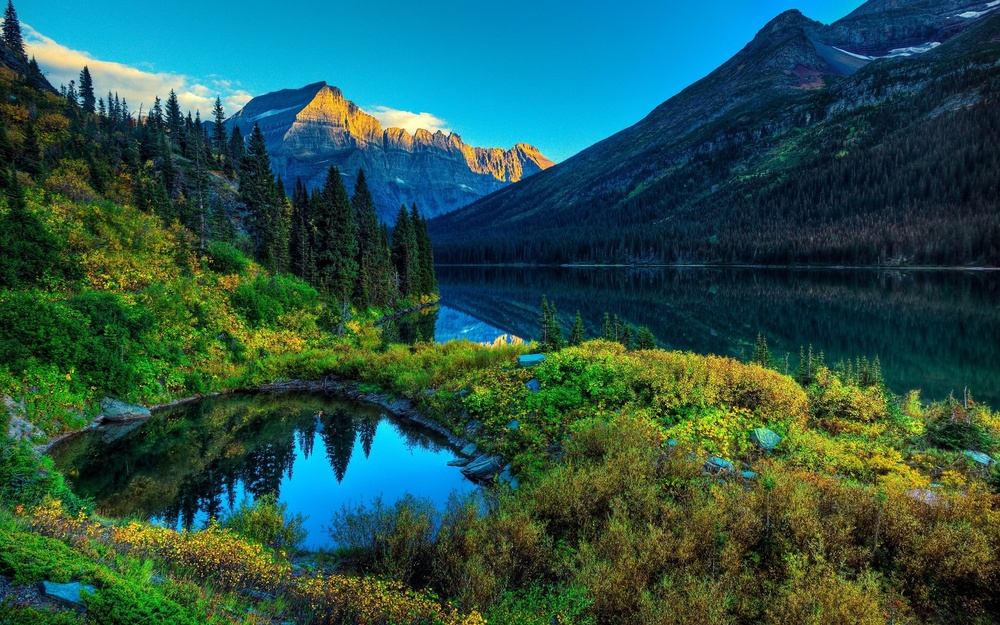
#> input picture nature.jpg, 1000 x 625 px, shrunk from 2560 x 1600 before the run
$ jupyter execute DIPT-EXP10.ipynb
#> lines starting #> are read from the running program, lines starting #| are printed output that depends on the picture
[cell 1]
import cv2
import matplotlib.pyplot as plt
img = cv2.imread("nature.jpg")
#> img is the input picture: shape (625, 1000, 3); mean B, G, R 74.2, 83.2, 39.8
plt.imshow(cv2.cvtColor(img, cv2.COLOR_BGR2RGB))
plt.title("Original Image")
plt.axis("off")
plt.show()

[cell 2]
kernel = cv2.getStructuringElement(cv2.MORPH_RECT, (5, 5))
erosion = cv2.erode(img, kernel, iterations=1)
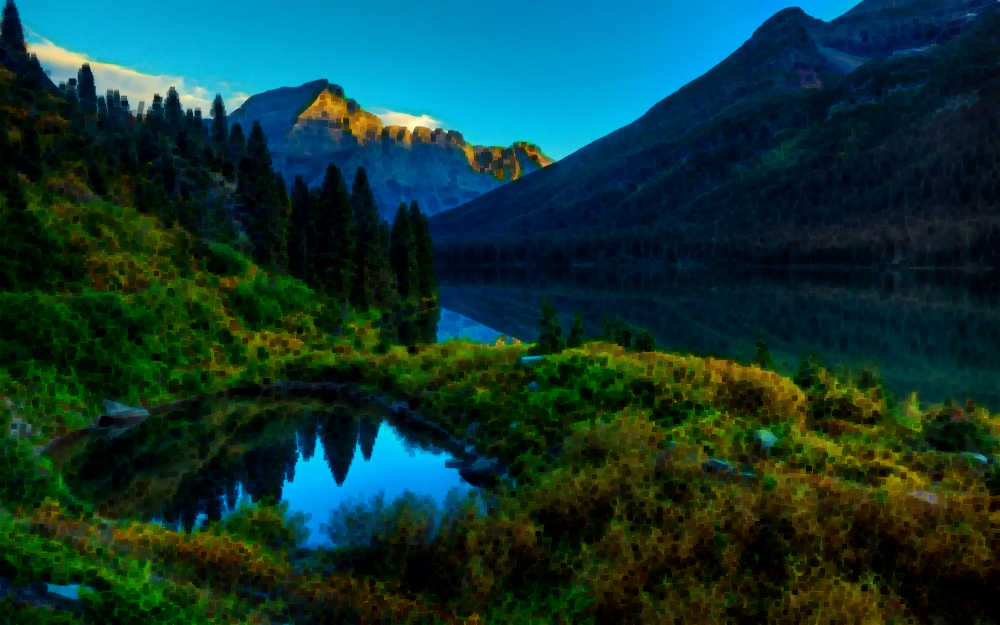
#> erosion: shape (625, 1000, 3); mean B, G, R 51.4, 55.3, 15.7
plt.imshow(erosion, cmap="gray")
plt.title("Image Erosion")
plt.axis("off")
plt.show()

[cell 3]
kernel = cv2.getStructuringElement(cv2.MORPH_RECT, (5, 5))
dilation = cv2.dilate(img, kernel, iterations=1)
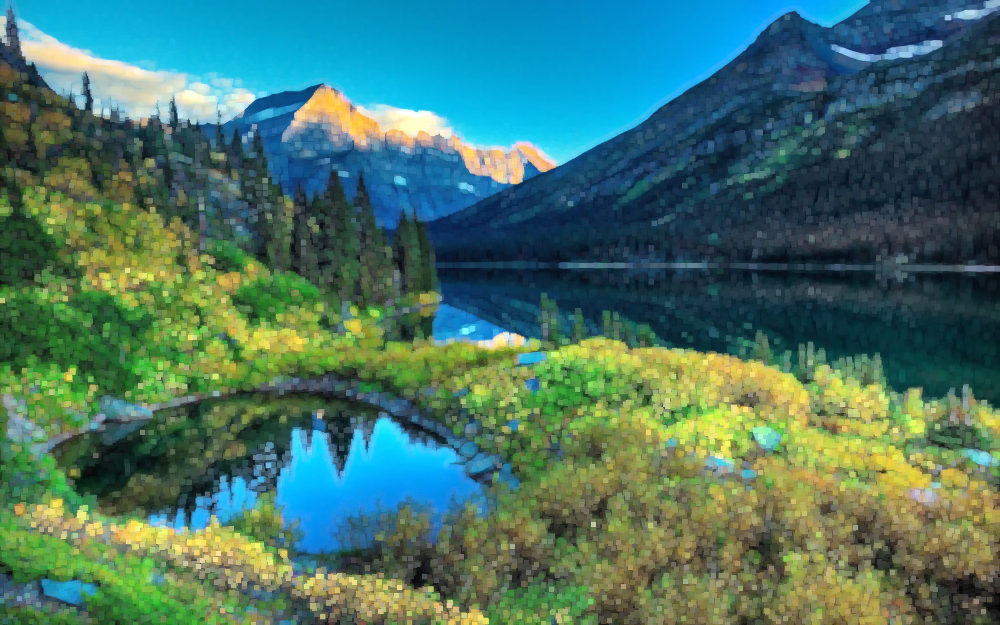
#> dilation: shape (625, 1000, 3); mean B, G, R 103.8, 116, 71.5
plt.imshow(dilation, cmap="gray")
plt.title("Image Dilation")
plt.axis("off")
plt.show()
